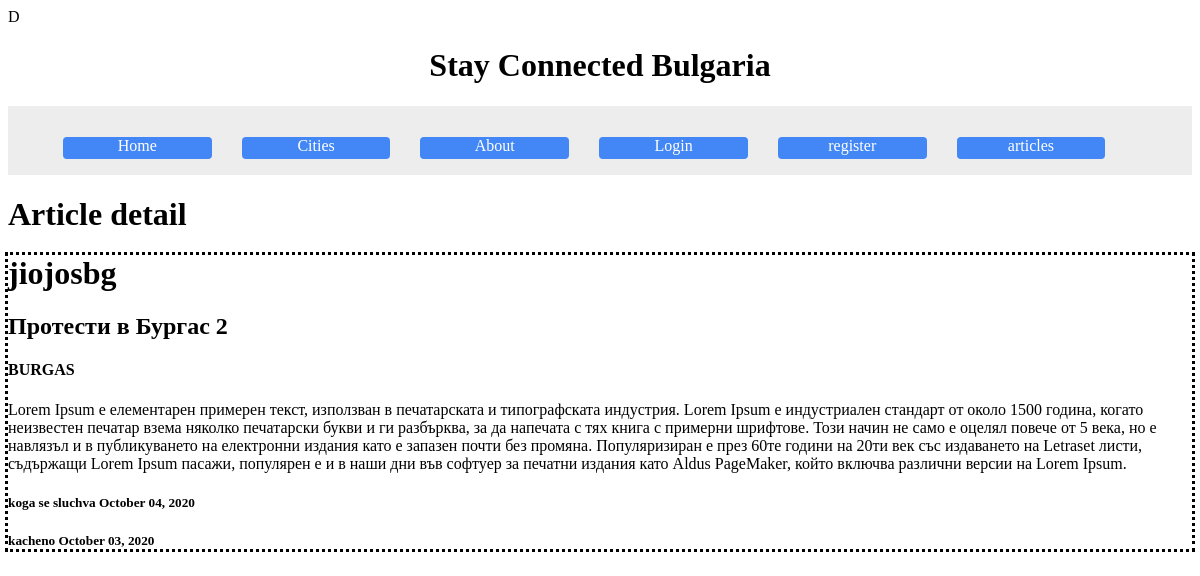
/articles/detail/2/, run on the app's committed database.
### articles/models.py (models this page shows, shortened)
class Article(models.Model):
    title = models.CharField(max_length=100)
    content = models.TextField()
    date_posted = models.DateTimeField(default=timezone.now)
    date_of_action = models.DateTimeField(default=timezone.now)
    cities = [
    ('SOFIA', 'Sofia'),
    ('BURGAS', 'Burgas'),
    ('PLOVDIV', 'Plovdiv'),
    ('VARNA', 'Varna'),
    ('RUSE', 'Ruse'),
    ]
    city = models.CharField(
        max_length=10,
        choices=cities,
        default='SOFIA',
    )
    author = models.ForeignKey(User, on_delete=models.CASCADE)

### articles/views.py (the view)
# urls.py: path('detail/<int:pk>/', views.ArticleDetailView.as_view(), name='article-detail'),
class ArticleDetailView(DetailView):
    model=Article
    template_name="articles/article_detail.html"
    context_object_name="article"

### articles/templates/articles/article_detail.html (shortened to what this page needs)
{% extends "pages/base.html" %}
{% block content %}
    <h1>Article detail</h1>
    <div style="outline-style: dotted">
      <h1>{{ article.author }}</h1>
      <h2>{{ article.title }}</h2>
      <h4>{{ article.city }}</h4>
      <p>{{ article.content }}</p>
      <h5>koga se sluchva {{ article.date_of_action|date:"F d, Y" }}</h5>
      <h5>kacheno {{ article.date_posted|date:"F d, Y" }}</h5>
    </div>
{% endblock content %}

### pages/static/pages/main.css (style rules this page uses)
* { box-sizing: border-box; }

### data on the page
Article: author "jiojosbg", title "Протести в Бургас 2", city "BURGAS", content "Lorem Ipsum е елементарен примерен текст, използван в печатарската и типографската индустрия. Lorem Ipsum е индустриален стандарт от около 1500 година, когато неизвестен печатар взема няколко печатарски букви и ги разбърква, за да напечата с тях книга с примерни шрифтове. Този начин не само е оцелял повече от 5 века, но е навлязъл и в публикуването на електронни издания като е запазен почти без промяна. Популяризиран е през 60те години на 20ти век със издаването на Letraset листи, съдържащи Lorem Ipsum пасажи, популярен е и в наши дни във софтуер за печатни издания като Aldus PageMaker, който включва различни версии на Lorem Ipsum.", date_of_action "October 04, 2020", date_posted "October 03, 2020"
